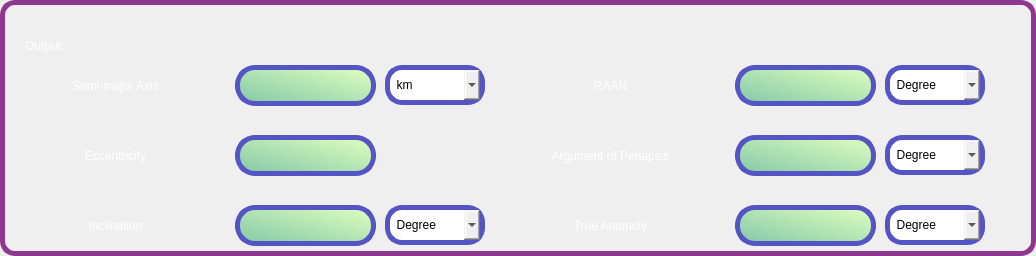
                  <widget class="QFrame" name="CoOE_output_frame">
                   <property name="minimumSize">
                    <size>
                     <width>1036</width>
                     <height>256</height>
                    </size>
                   </property>
                   <property name="maximumSize">
                    <size>
                     <width>1036</width>
                     <height>256</height>
                    </size>
                   </property>
                   <property name="styleSheet">
                    <string notr="true">QLabel{
	
	border: 5px solid rgb(84, 84, 197);
	font: 12pt &quot;Arial&quot;;
	border-radius: 20px;
	color:white;
}


QLabel:hover{
	border: 4px solid rgb(2, 119, 189);


}

QFrame{

border: 5px solid rgb(143, 55, 143);
border-radius: 15px;
}

QFrame:hover{
	border: 5px solid  rgb(255, 248, 166);
	
}
</string>
                   </property>
                   <property name="frameShape">
                    <enum>QFrame::StyledPanel</enum>
                   </property>
                   <property name="frameShadow">
                    <enum>QFrame::Raised</enum>
                   </property>
                   <layout class="QHBoxLayout" name="horizontalLayout_24">
                    <property name="spacing">
                     <number>0</number>
                    </property>
                    <property name="leftMargin">
                     <number>0</number>
                    </property>
                    <property name="topMargin">
                     <number>0</number>
                    </property>
                    <property name="rightMargin">
                     <number>0</number>
                    </property>
                    <property name="bottomMargin">
                     <number>0</number>
                    </property>
                    <item>
                     <widget class="QStackedWidget" name="CoOE_output_stack">
                      <property name="styleSheet">
                       <string notr="true">border:none;</string>
                      </property>
                      <property name="currentIndex">
                       <number>1</number>
                      </property>
                      <widget class="QWidget" name="CoOE_output_lbl_error_screen">
                       <widget class="QLineEdit" name="CoOE_output_lbl_error">
                        <property name="geometry">
                         <rect>
                          <x>70</x>
                          <y>90</y>
                          <width>881</width>
                          <height>41</height>
                         </rect>
                        </property>
                       </widget>
                      </widget>
                      <widget class="QWidget" name="CoOE_output_parameters_screen">
                       <widget class="QComboBox" name="arg_of_per_unit_coe_n_aoe">
                        <property name="geometry">
                         <rect>
                          <x>880</x>
                          <y>130</y>
                          <width>100</width>
                          <height>40</height>
                         </rect>
                        </property>
                        <property name="minimumSize">
                         <size>
                          <width>100</width>
                          <height>40</height>
                         </size>
                        </property>
                        <property name="maximumSize">
                         <size>
                          <width>100</width>
                          <height>40</height>
                         </size>
                        </property>
                        <property name="layoutDirection">
                         <enum>Qt::LeftToRight</enum>
                        </property>
                        <property name="styleSheet">
                         <string notr="true">QComboBox{
	
	
	
	border: 5px solid rgb(84, 84, 197);
	font: 12pt &quot;Arial&quot;;
	border-radius: 17px;}


QComboBox:hover{
	border: 4px solid rgb(2, 119, 189);
}</string>
                        </property>
                        <property name="editable">
                         <bool>false</bool>
                        </property>
                        <item>
                         <property name="text">
                          <string>  Degree</string>
                         </property>
                        </item>
                        <item>
                         <property name="text">
                          <string>  Radians</string>
                         </property>
                        </item>
                       </widget>
                       <widget class="QLabel" name="label_247">
                        <property name="geometry">
                         <rect>
                          <x>490</x>
                          <y>60</y>
                          <width>231</width>
                          <height>41</height>
                         </rect>
                        </property>
                        <property name="styleSheet">
                         <string notr="true">border:none;
color:white;
</string>
                        </property>
                        <property name="text">
                         <string>RAAN</string>
                        </property>
                        <property name="alignment">
                         <set>Qt::AlignCenter</set>
                        </property>
                       </widget>
                       <widget class="QLabel" name="label_151">
                        <property name="geometry">
                         <rect>
                          <x>0</x>
                          <y>60</y>
                          <width>221</width>
                          <height>41</height>
                         </rect>
                        </property>
                        <property name="styleSheet">
                         <string notr="true">border:none;
color:white;
</string>
                        </property>
                        <property name="text">
                         <string>Semi-major Axis</string>
                        </property>
                        <property name="alignment">
                         <set>Qt::AlignCenter</set>
                        </property>
                       </widget>
                       <widget class="QLabel" name="arg_of_per_coe_n_aoe">
                        <property name="geometry">
                         <rect>
                          <x>730</x>
                          <y>130</y>
                          <width>141</width>
                          <height>41</height>
                         </rect>
                        </property>
                        <property name="styleSheet">
                         <string notr="true">QLabel{
	
	background-color: qlineargradient(spread:pad, x1:0, y1:1, x2:1, y2:0, stop:0 rgba(131, 200, 168, 255), stop:1 rgba(224, 255, 190, 255));
	border: 5px solid rgb(84, 84, 197);
	font: 12pt &quot;Arial&quot;;
	border-radius: 20px;
	color:black;
}


QLabel:hover{
	border: 4px solid rgb(2, 119, 189);
}</string>
                        </property>
                        <property name="text">
                         <string/>
                        </property>
                        <property name="alignment">
                         <set>Qt::AlignCenter</set>
                        </property>
                       </widget>
                       <widget class="QLabel" name="inclination_coe_n_aoe">
                        <property name="geometry">
                         <rect>
                          <x>230</x>
                          <y>200</y>
                          <width>141</width>
                          <height>41</height>
                         </rect>
                        </property>
                        <property name="styleSheet">
                         <string notr="true">QLabel{
	
	background-color: qlineargradient(spread:pad, x1:0, y1:1, x2:1, y2:0, stop:0 rgba(131, 200, 168, 255), stop:1 rgba(224, 255, 190, 255));
	border: 5px solid rgb(84, 84, 197);
	font: 12pt &quot;Arial&quot;;
	border-radius: 20px;
	color:black;
}


QLabel:hover{
	border: 4px solid rgb(2, 119, 189);
}</string>
                        </property>
                        <property name="text">
                         <string/>
                        </property>
                        <property name="alignment">
                         <set>Qt::AlignCenter</set>
                        </property>
                       </widget>
                       <widget class="QLabel" name="label_253">
                        <property name="geometry">
                         <rect>
                          <x>490</x>
                          <y>200</y>
                          <width>231</width>
                          <height>41</height>
                         </rect>
                        </property>
                        <property name="styleSheet">
                         <string notr="true">border:none;
color:white;
</string>
                        </property>
                        <property name="text">
                         <string>True Anamoly</string>
                        </property>
                        <property name="alignment">
                         <set>Qt::AlignCenter</set>
                        </property>
                       </widget>
                       <widget class="QLabel" name="semimajor_axis_coe_n_aoe">
                        <property name="geometry">
                         <rect>
                          <x>230</x>
                          <y>60</y>
                          <width>141</width>
                          <height>41</height>
                         </rect>
                        </property>
                        <property name="styleSheet">
                         <string notr="true">QLabel{
	
	background-color: qlineargradient(spread:pad, x1:0, y1:1, x2:1, y2:0, stop:0 rgba(131, 200, 168, 255), stop:1 rgba(224, 255, 190, 255));
	border: 5px solid rgb(84, 84, 197);
	font: 12pt &quot;Arial&quot;;
	border-radius: 20px;
	color:black;
}


QLabel:hover{
	border: 4px solid rgb(2, 119, 189);
}</string>
                        </property>
                        <property name="text">
                         <string/>
                        </property>
                        <property name="alignment">
                         <set>Qt::AlignCenter</set>
                        </property>
                       </widget>
                       <widget class="QLabel" name="tru_ana_coe_n_aoe">
                        <property name="geometry">
                         <rect>
                          <x>730</x>
                          <y>200</y>
                          <width>141</width>
                          <height>41</height>
                         </rect>
                        </property>
                        <property name="styleSheet">
                         <string notr="true">QLabel{
	
	background-color: qlineargradient(spread:pad, x1:0, y1:1, x2:1, y2:0, stop:0 rgba(131, 200, 168, 255), stop:1 rgba(224, 255, 190, 255));
	border: 5px solid rgb(84, 84, 197);
	font: 12pt &quot;Arial&quot;;
	border-radius: 20px;
	color:black;
}


QLabel:hover{
	border: 4px solid rgb(2, 119, 189);
}</string>
                        </property>
                        <property name="text">
                         <string/>
                        </property>
                        <property name="alignment">
                         <set>Qt::AlignCenter</set>
                        </property>
                       </widget>
                       <widget class="QComboBox" name="semimajor_axis_unit_coe_n_aoe">
                        <property name="geometry">
                         <rect>
                          <x>380</x>
                          <y>60</y>
                          <width>100</width>
                          <height>40</height>
                         </rect>
                        </property>
                        <property name="minimumSize">
                         <size>
                          <width>100</width>
                          <height>40</height>
                         </size>
                        </property>
                        <property name="maximumSize">
                         <size>
                          <width>100</width>
                          <height>40</height>
                         </size>
                        </property>
                        <property name="layoutDirection">
                         <enum>Qt::LeftToRight</enum>
                        </property>
                        <property name="styleSheet">
                         <string notr="true">QComboBox{
	
	
	
	border: 5px solid rgb(84, 84, 197);
	font: 12pt &quot;Arial&quot;;
	border-radius: 17px;}


QComboBox:hover{
	border: 4px solid rgb(2, 119, 189);
}</string>
                        </property>
                        <property name="editable">
                         <bool>false</bool>
                        </property>
                        <item>
                         <property name="text">
                          <string>  km</string>
                         </property>
                        </item>
                        <item>
                         <property name="text">
                          <string>  miles</string>
                         </property>
                        </item>
                        <item>
                         <property name="text">
                          <string>  AU</string>
                         </property>
                        </item>
                        <item>
                         <property name="text">
                          <string>  DU</string>
                         </property>
                        </item>
                       </widget>
                       <widget class="QLabel" name="label_252">
                        <property name="geometry">
                         <rect>
                          <x>490</x>
                          <y>130</y>
                          <width>231</width>
                          <height>41</height>
                         </rect>
                        </property>
                        <property name="styleSheet">
                         <string notr="true">border:none;
color:white;
</string>
                        </property>
                        <property name="text">
                         <string>Argument of Periapsis</string>
                        </property>
                        <property name="alignment">
                         <set>Qt::AlignCenter</set>
                        </property>
                       </widget>
                       <widget class="QComboBox" name="inclination_unit_coe_n_aoe">
                        <property name="geometry">
                         <rect>
                          <x>380</x>
                          <y>200</y>
                          <width>100</width>
                          <height>40</height>
                         </rect>
                        </property>
                        <property name="minimumSize">
                         <size>
                          <width>100</width>
                          <height>40</height>
                         </size>
                        </property>
                        <property name="maximumSize">
                         <size>
                          <width>100</width>
                          <height>40</height>
                         </size>
                        </property>
                        <property name="layoutDirection">
                         <enum>Qt::LeftToRight</enum>
                        </property>
                        <property name="styleSheet">
                         <string notr="true">QComboBox{
	
	
	
	border: 5px solid rgb(84, 84, 197);
	font: 12pt &quot;Arial&quot;;
	border-radius: 17px;}


QComboBox:hover{
	border: 4px solid rgb(2, 119, 189);
}</string>
                        </property>
                        <property name="editable">
                         <bool>false</bool>
                        </property>
                        <item>
                         <property name="text">
                          <string>  Degree</string>
                         </property>
                        </item>
                        <item>
                         <property name="text">
                          <string>  Radians</string>
                         </property>
                        </item>
                       </widget>
                       <widget class="QComboBox" name="RAAN_unit_coe_n_aoe">
                        <property name="geometry">
                         <rect>
                          <x>880</x>
                          <y>60</y>
                          <width>100</width>
                          <height>40</height>
                         </rect>
                        </property>
                        <property name="minimumSize">
                         <size>
                          <width>100</width>
                          <height>40</height>
                         </size>
                        </property>
                        <property name="maximumSize">
                         <size>
                          <width>100</width>
                          <height>40</height>
                         </size>
                        </property>
                        <property name="layoutDirection">
                         <enum>Qt::LeftToRight</enum>
                        </property>
                        <property name="styleSheet">
                         <string notr="true">QComboBox{
	
	
	
	border: 5px solid rgb(84, 84, 197);
	font: 12pt &quot;Arial&quot;;
	border-radius: 17px;}


QComboBox:hover{
	border: 4px solid rgb(2, 119, 189);
}</string>
                        </property>
                        <property name="editable">
                         <bool>false</bool>
                        </property>
                        <item>
                         <property name="text">
                          <string>  Degree</string>
                         </property>
                        </item>
                        <item>
                         <property name="text">
                          <string>  Radians</string>
                         </property>
                        </item>
                       </widget>
                       <widget class="QComboBox" name="tru_ana_unit_coe_n_aoe">
                        <property name="geometry">
                         <rect>
                          <x>880</x>
                          <y>200</y>
                          <width>100</width>
                          <height>40</height>
                         </rect>
                        </property>
                        <property name="minimumSize">
                         <size>
                          <width>100</width>
                          <height>40</height>
                         </size>
                        </property>
                        <property name="maximumSize">
                         <size>
                          <width>100</width>
                          <height>40</height>
                         </size>
                        </property>
                        <property name="layoutDirection">
                         <enum>Qt::LeftToRight</enum>
                        </property>
                        <property name="styleSheet">
                         <string notr="true">QComboBox{
	
	
	
	border: 5px solid rgb(84, 84, 197);
	font: 12pt &quot;Arial&quot;;
	border-radius: 17px;}


QComboBox:hover{
	border: 4px solid rgb(2, 119, 189);
}</string>
                        </property>
                        <property name="editable">
                         <bool>false</bool>
                        </property>
                        <item>
                         <property name="text">
                          <string>  Degree</string>
                         </property>
                        </item>
                        <item>
                         <property name="text">
                          <string>  Radians</string>
                         </property>
                        </item>
                       </widget>
                       <widget class="QLabel" name="label_245">
                        <property name="geometry">
                         <rect>
                          <x>0</x>
                          <y>200</y>
                          <width>221</width>
                          <height>41</height>
                         </rect>
                        </property>
                        <property name="styleSheet">
                         <string notr="true">border:none;
color:white;
</string>
                        </property>
                        <property name="text">
                         <string>Inclination</string>
                        </property>
                        <property name="alignment">
                         <set>Qt::AlignCenter</set>
                        </property>
                       </widget>
                       <widget class="QLabel" name="label_155">
                        <property name="geometry">
                         <rect>
                          <x>0</x>
                          <y>130</y>
                          <width>221</width>
                          <height>41</height>
                         </rect>
                        </property>
                        <property name="styleSheet">
                         <string notr="true">border:none;
color:white;
</string>
                        </property>
                        <property name="text">
                         <string>Eccentricity</string>
                        </property>
                        <property name="alignment">
                         <set>Qt::AlignCenter</set>
                        </property>
                       </widget>
                       <widget class="QLabel" name="label_262">
                        <property name="geometry">
                         <rect>
                          <x>20</x>
                          <y>30</y>
                          <width>221</width>
                          <height>21</height>
                         </rect>
                        </property>
                        <property name="styleSheet">
                         <string notr="true">border:none;
color:white;
</string>
                        </property>
                        <property name="text">
                         <string>Output:</string>
                        </property>
                        <property name="alignment">
                         <set>Qt::AlignLeading|Qt::AlignLeft|Qt::AlignVCenter</set>
                        </property>
                       </widget>
                       <widget class="QLabel" name="eccentricity_coe_n_aoe">
                        <property name="geometry">
                         <rect>
                          <x>230</x>
                          <y>130</y>
                          <width>141</width>
                          <height>41</height>
                         </rect>
                        </property>
                        <property name="styleSheet">
                         <string notr="true">QLabel{
	
	background-color: qlineargradient(spread:pad, x1:0, y1:1, x2:1, y2:0, stop:0 rgba(131, 200, 168, 255), stop:1 rgba(224, 255, 190, 255));
	border: 5px solid rgb(84, 84, 197);
	font: 12pt &quot;Arial&quot;;
	border-radius: 20px;
	color:black;
}


QLabel:hover{
	border: 4px solid rgb(2, 119, 189);
}</string>
                        </property>
                        <property name="text">
                         <string/>
                        </property>
                        <property name="alignment">
                         <set>Qt::AlignCenter</set>
                        </property>
                       </widget>
                       <widget class="QLabel" name="RAAN_coe_n_aoe">
                        <property name="geometry">
                         <rect>
                          <x>730</x>
                          <y>60</y>
                          <width>141</width>
                          <height>41</height>
                         </rect>
                        </property>
                        <property name="styleSheet">
                         <string notr="true">QLabel{
	
	background-color: qlineargradient(spread:pad, x1:0, y1:1, x2:1, y2:0, stop:0 rgba(131, 200, 168, 255), stop:1 rgba(224, 255, 190, 255));
	border: 5px solid rgb(84, 84, 197);
	font: 12pt &quot;Arial&quot;;
	border-radius: 20px;
	color:black;
}


QLabel:hover{
	border: 4px solid rgb(2, 119, 189);
}</string>
                        </property>
                        <property name="text">
                         <string/>
                        </property>
                        <property name="alignment">
                         <set>Qt::AlignCenter</set>
                        </property>
                       </widget>
                       <widget class="QLineEdit" name="CoOE_output_para_lbl">
                        <property name="geometry">
                         <rect>
                          <x>30</x>
                          <y>-1</y>
                          <width>961</width>
                          <height>31</height>
                         </rect>
                        </property>
                        <property name="styleSheet">
                         <string notr="true">background-color:transparent;</string>
                        </property>
                        <property name="alignment">
                         <set>Qt::AlignCenter</set>
                        </property>
                       </widget>
                      </widget>
                     </widget>
                    </item>
                   </layout>
                  </widget>
